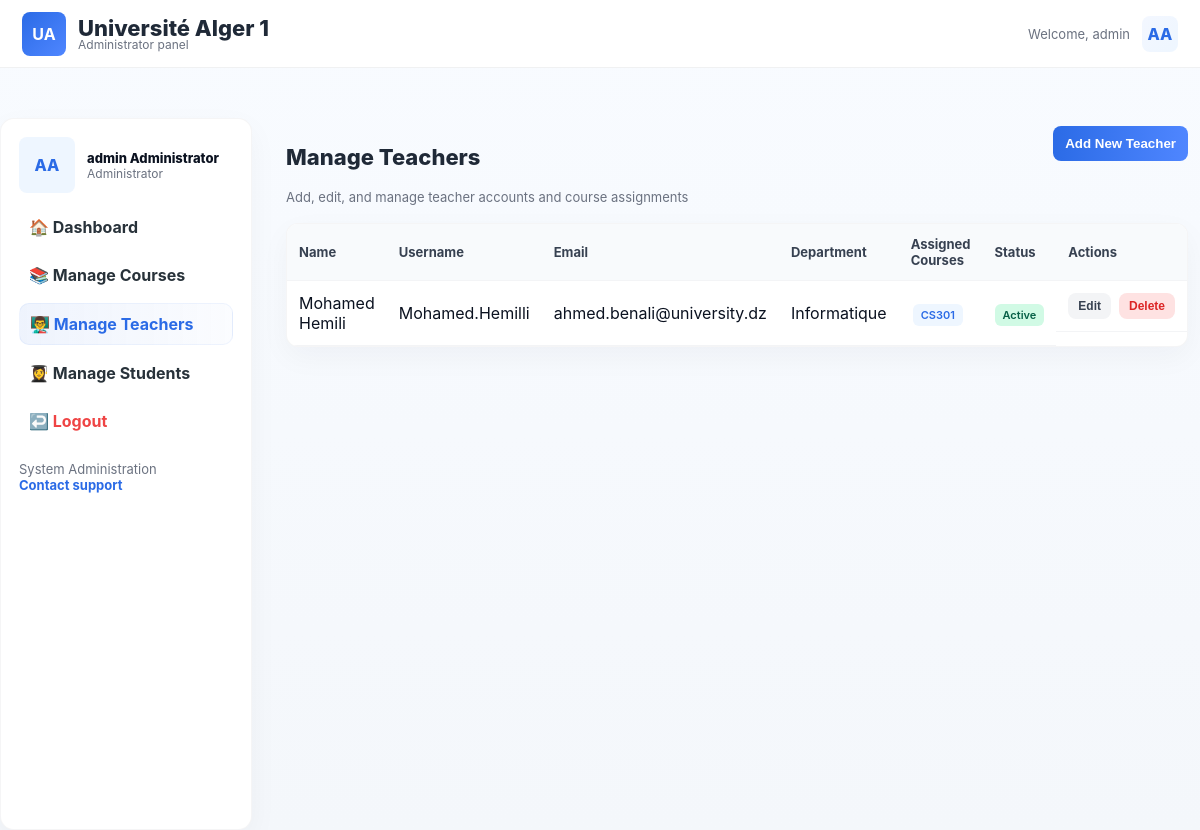
Screenshot of /admin/teachers.php (signed in) with the database file from the repository.
### tables this page shows
CREATE TABLE `users` (
  `id` int(11) NOT NULL,
  `username` varchar(50) NOT NULL,
  `email` varchar(100) NOT NULL,
  `password` varchar(255) NOT NULL,
  `first_name` varchar(50) NOT NULL,
  `last_name` varchar(50) NOT NULL,
  `user_type` enum('admin','teacher','student') NOT NULL,
  `student_id` varchar(20) DEFAULT NULL,
  `department` varchar(100) DEFAULT NULL,
  `section_groupe` varchar(50) DEFAULT NULL,
  `phone` varchar(20) DEFAULT NULL,
  `profile_image` varchar(255) DEFAULT NULL,
  `is_active` tinyint(1) DEFAULT 1,
  `created_at` timestamp NOT NULL DEFAULT current_timestamp(),
  `updated_at` timestamp NOT NULL DEFAULT current_timestamp() ON UPDATE current_timestamp()
);

CREATE TABLE `courses` (
  `id` int(11) NOT NULL,
  `course_code` varchar(20) NOT NULL,
  `course_name` varchar(100) NOT NULL,
  `description` text DEFAULT NULL,
  `credits` int(11) DEFAULT 3,
  `teacher_id` int(11) DEFAULT NULL,
  `semester` varchar(50) DEFAULT 'Fall 2024',
  `max_students` int(11) DEFAULT 30,
  `is_active` tinyint(1) DEFAULT 1,
  `created_at` timestamp NOT NULL DEFAULT current_timestamp()
);

### config.php (called while the page is built, shortened)
<?php
require_once 'db.php';
try {
    $pdo = new PDO("mysql:host=" . DB_HOST . ";dbname=" . DB_NAME . ";charset=utf8mb4", DB_USER, DB_PASS);
    $pdo->setAttribute(PDO::ATTR_ERRMODE, PDO::ERRMODE_EXCEPTION);
    $pdo->setAttribute(PDO::ATTR_DEFAULT_FETCH_MODE, PDO::FETCH_ASSOC);
    $db_functions = new DBFunctions($pdo);
} catch (PDOException $e) {
    die("Database connection failed: " . $e->getMessage());
}
?>

### db.php (called while the page is built, shortened)
<?php
class DBFunctions {
    private $db;
    public function __construct($pdo) {
        $this->db = $pdo;
    }
    public function getUsersByType($user_type) {
        try {
            $stmt = $this->db->prepare("
                SELECT id, first_name, last_name, username, email,
                       student_id, department, section_groupe, is_active
                FROM users
                WHERE user_type = ?
                ORDER BY first_name, last_name
            ");
            $stmt->execute([$user_type]);
            return $stmt->fetchAll(PDO::FETCH_ASSOC);
        } catch (PDOException $e) {
            error_log("Error getting users by type: " . $e->getMessage());
            return [];
        }
    }
}
?>

### admin/teachers.php (the view, shortened to what this page needs)
<?php
require_once '../config.php';
$teachers = $db_functions->getUsersByType('teacher');
foreach ($teachers as &$teacher) {
    $stmt = $pdo->prepare("
        SELECT c.id, c.course_code, c.course_name
        FROM courses c
        WHERE c.teacher_id = ?
    ");
    $stmt->execute([$teacher['id']]);
    $teacher['assigned_courses'] = $stmt->fetchAll(PDO::FETCH_ASSOC);
}
?>
<!doctype html>
<html lang="en">
<head>
</head>
<body>
  <header class="topbar" role="banner">
    <div style="display:flex;align-items:center;">
      <div class="mark">UA</div>
      <div class="brand-text"><div class="title">Université Alger 1</div><div style="font-size:12px;color:var(--muted)">Administrator panel</div></div>
    </div>
    <div class="user-actions" role="navigation" aria-label="User">
      <div class="username">Welcome, <?php echo htmlspecialchars($_SESSION['first_name']); ?></div>
      <div style="width:36px;height:36px;border-radius:8px;background:linear-gradient(135deg,#f3f7ff,#eef6ff);display:flex;align-items:center;justify-content:center;color:var(--brand);font-weight:800">
        <?php echo strtoupper(substr($_SESSION['first_name'], 0, 1) . substr($_SESSION['last_name'], 0, 1)); ?>
      </div>
    </div>
  </header>
  <main class="layout" role="main">
    <aside class="sidebar" aria-label="Main navigation">
      <div class="profile">
        <div class="avatar">
          <?php echo strtoupper(substr($_SESSION['first_name'], 0, 1) . substr($_SESSION['last_name'], 0, 1)); ?>
        </div>
        <div class="pmeta">
          <div class="name"><?php echo htmlspecialchars($_SESSION['first_name'] . ' ' . $_SESSION['last_name']); ?></div>
          <div class="role">Administrator</div>
        </div>
      </div>
      <nav class="nav" aria-label="Primary">
        <a href="dashboard.php">🏠 Dashboard</a>
        <a href="courses.php">📚 Manage Courses</a>
        <a href="teachers.php" class="active">👨‍🏫 Manage Teachers</a>
        <a href="students.php">👩‍🎓 Manage Students</a>
        <a href="../logout.php" class="logout">↩️ Logout</a>
      </nav>
      <div class="help">System Administration<br/><a href="#" style="color:var(--brand);text-decoration:none;font-weight:700">Contact support</a></div>
    </aside>
    <section class="content" aria-labelledby="teachers-title">
      <div class="page-head">
        <div>
          <h1 id="teachers-title" class="title">Manage Teachers</h1>
          <div class="subtitle">Add, edit, and manage teacher accounts and course assignments</div>
        </div>
        <button class="btn primary" onclick="openAddModal()">Add New Teacher</button>
      </div>
      <div class="table-container">
        <table>
          <thead>
            <tr>
              <th>Name</th>
              <th>Username</th>
              <th>Email</th>
              <th>Department</th>
              <th>Assigned Courses</th>
              <th>Status</th>
              <th>Actions</th>
            </tr>
          </thead>
          <tbody>
            <?php if (empty($teachers)): ?>
              <tr>
                <td colspan="7" style="text-align:center;padding:40px;color:var(--muted)">No teachers found</td>
              </tr>
            <?php else: ?>
              <?php foreach ($teachers as $teacher): ?>
                <tr>
                  <td><?php echo htmlspecialchars($teacher['first_name'] . ' ' . $teacher['last_name']); ?></td>
                  <td><?php echo htmlspecialchars($teacher['username']); ?></td>
                  <td><?php echo htmlspecialchars($teacher['email']); ?></td>
                  <td><?php echo htmlspecialchars($teacher['department'] ?? 'N/A'); ?></td>
                  <td>
                    <div class="courses-list">
                      <?php if (!empty($teacher['assigned_courses'])): ?>
                        <?php foreach ($teacher['assigned_courses'] as $course): ?>
                          <span class="course-badge" title="<?php echo htmlspecialchars($course['course_name']); ?>">
                            <?php echo htmlspecialchars($course['course_code']); ?>
                          </span>
                        <?php endforeach; ?>
                      <?php else: ?>
                        <span style="color:var(--muted);font-size:12px">No courses assigned</span>
                      <?php endif; ?>
                    </div>
                  </td>
                  <td>
                    <span class="status-badge <?php echo $teacher['is_active'] ? 'status-active' : 'status-inactive'; ?>">
                      <?php echo $teacher['is_active'] ? 'Active' : 'Inactive'; ?>
                    </span>
                  </td>
                  <td class="actions">
                    <button class="btn secondary small" onclick="openEditModal(<?php echo htmlspecialchars(json_encode($teacher)); ?>)">Edit</button>
                    <form method="POST" style="display:inline" onsubmit="return confirm('Are you sure you want to delete this teacher?')">
                      <button type="submit" name="delete_teacher" class="btn danger small">Delete</button>
                    </form>
                  </td>
                </tr>
              <?php endforeach; ?>
            <?php endif; ?>
          </tbody>
        </table>
      </div>
    </section>
  </main>
</body>
</html>

### admin/teachers.php (style rules this page uses)
:root { --brand:#2b6be6; --accent:#4f86ff; --bg:#f4f7fb; --panel:#fff; --muted:#6b7280; --glass:rgba(15,23,42,0.04); --radius:12px; font-family: Inter, system-ui, -apple-system, "Segoe UI", Roboto, Arial, sans-serif; }
* { box-sizing:border-box }
html,body { height:100%;margin:0;background:linear-gradient(180deg,#f8fbff 0%,var(--bg) 100%);color:#0b1220 }
.topbar { position:fixed;left:0;right:0;top:0;height:68px;background:#fff;display:flex;align-items:center;padding:0 22px;border-bottom:1px solid rgba(11,18,32,0.06);z-index:40 }
.mark { width:44px;height:44px;border-radius:8px;background:linear-gradient(135deg,var(--brand),var(--accent));display:flex;align-items:center;justify-content:center;color:#fff;font-weight:700;font-size:16px;margin-right:12px }
.brand-text { font-size:14px;line-height:1 }
.brand-text .title { font-weight:800 }
.topbar .user-actions { margin-left:auto;display:flex;gap:12px;align-items:center }
.topbar .username { font-size:13px;color:var(--muted) }
.layout { display:flex;padding-top:88px;max-width:1200px;margin:30px auto;gap:22px }
.sidebar { width:260px;background:var(--panel);border-radius:14px;padding:18px;border:1px solid var(--glass);box-shadow:0 10px 30px rgba(15,23,42,0.04);height:calc(100vh - 88px);position:sticky;top:88px }
.profile { display:flex;gap:12px;align-items:center;margin-bottom:12px }
.avatar { width:56px;height:56px;border-radius:8px;background:#eef6ff;color:var(--brand);display:flex;align-items:center;justify-content:center;font-weight:800 }
.pmeta { font-size:13px }
.pmeta .name { font-weight:800 }
.pmeta .role { font-size:12px;color:var(--muted) }
.nav { margin-top:14px;display:flex;flex-direction:column;gap:8px }
.nav a { display:flex;align-items:center;gap:10px;padding:10px;border-radius:10px;color:#28323a;text-decoration:none;font-weight:700 }
.nav a.active { background:linear-gradient(90deg,rgba(43,107,230,0.08),rgba(43,107,230,0.02));border:1px solid rgba(43,107,230,0.06);color:var(--brand) }
.nav a.logout { color:#ef4444 }
.help { margin-top:20px;color:var(--muted);font-size:13px }
.content { flex:1;padding:8px 12px }
.page-head { display:flex;justify-content:space-between;align-items:flex-start;gap:12px }
.title { font-size:22px;font-weight:800;color:#1f2937 }
.subtitle { font-size:13px;color:var(--muted);margin-top:6px }
.btn { padding:10px 12px;border-radius:8px;border:0;cursor:pointer;font-weight:700;text-decoration:none;display:inline-block;text-align:center }
.btn.primary { background:linear-gradient(90deg,var(--brand),var(--accent));color:#fff }
.btn.secondary { background:#f3f4f6;color:#374151 }
.btn.danger { background:#fee2e2;color:#dc2626 }
.btn.small { padding:6px 10px;font-size:12px }
.table-container { background:var(--panel);border-radius:12px;border:1px solid var(--glass);box-shadow:0 10px 30px rgba(15,23,42,0.04);overflow:hidden;margin-top:18px }
table { width:100%;border-collapse:collapse }
th,td { padding:12px;text-align:left;border-bottom:1px solid #f3f4f6 }
th { background:#f8fafc;font-weight:700;font-size:13px;color:#374151 }
.actions { display:flex;gap:8px;align-items:center }
.status-badge { padding:4px 8px;border-radius:6px;font-size:11px;font-weight:600 }
.status-active { background:#d1fae5;color:#065f46 }
.course-badge { display:inline-block;background:#eef6ff;color:var(--brand);padding:4px 8px;border-radius:6px;font-size:11px;font-weight:600;margin:2px }
.courses-list { display:flex;flex-wrap:wrap;gap:4px;margin-top:4px }

### rows the page displays
users: first_name+last_name "Mohamed Hemili", username "Mohamed.Hemilli", email "ahmed.benali@university.dz", department "Informatique", is_active "Active"
courses: course_code "CS301"

### other values shown
$_SESSION['first_name'] "admin"
$_SESSION['first_name'] . ' ' . $_SESSION['last_name'] "admin Administrator"
